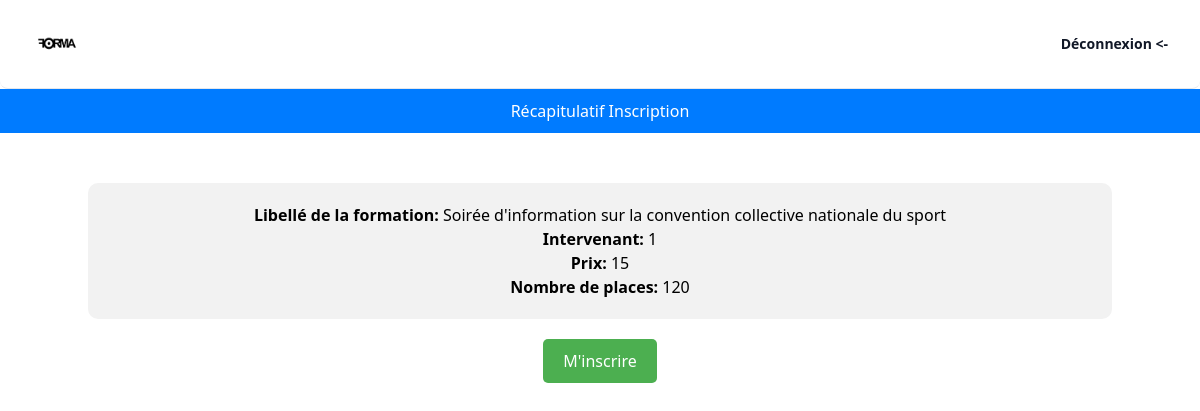
Page /recapitulatif_inscription_formation.php (signed in) on the committed database.
### tables this page shows
CREATE TABLE IF NOT EXISTS `formation` (
  `id_form` int NOT NULL,
  `libelle_form` varchar(100) DEFAULT NULL,
  `intervenant` int DEFAULT NULL,
  `prix` double DEFAULT NULL,
  `nb_max` int DEFAULT NULL,
  `contenu_form` varchar(1000) DEFAULT NULL,
  `id_domaine` int NOT NULL,
  PRIMARY KEY (`id_form`),
  KEY `id_domaine` (`id_domaine`)
);

### include/get_formation_by_id.php (called while the page is built, shortened)
<?php
function get_formation_by_id($id_formation)
{
    include("./include/connexionBdd.php");
    $sqlSessionFormation = "SELECT * FROM formation ";
    try {
        $resultatSessionFormation = $connexion->prepare($sqlSessionFormation);
        $resultatSessionFormation->execute();
    } catch (PDOException $e) {
        die("\n Erreur de la requête SQL: " . $e->getMessage());
    }
    return ($resultatSessionFormation);
}

### include/recapitulatif.php (called while the page is built)
<?php
include("./include/get_formation_by_id.php");
function get_formation_details($id_form)
{
    $resultat_Formation = get_formation_by_id($id_form);
    $ligne_resultat_formation = $resultat_Formation->fetch();
    return [
        'libelle_form' => $ligne_resultat_formation["libelle_form"],
        'intervenant' => $ligne_resultat_formation["intervenant"],
        'prix' => $ligne_resultat_formation["prix"],
        'nb_place' => $ligne_resultat_formation["nb_max"],
    ];
}
?>

### recapitulatif_inscription_formation.php (the view, shortened to what this page needs)
<!DOCTYPE html>
<html lang="fr">
<link rel="stylesheet" href="./css/recapitulatif.css">
<?php
include("./navbar.php");
include("./include/recapitulatif.php");
$id_form = isset($_GET['id_form']) ? $_GET['id_form'] : null;
$formationDetails = get_formation_details($id_form);
?>
<body>
    <header class="header">
        <h1>Récapitulatif Inscription</h1>
    </header>
    <div class="container">
        <div class="info-session">
            <p>
                <strong class="label">Libellé de la formation:</strong> <?php echo $formationDetails['libelle_form']; ?><br>
                <strong class="label">Intervenant:</strong> <?php echo $formationDetails['intervenant']; ?><br>
                <strong class="label">Prix:</strong> <?php echo $formationDetails['prix']; ?><br>
                <strong class="label">Nombre de places:</strong> <?php echo $formationDetails['nb_place']; ?><br>
            </p>
        </div>
        <a href="./include/inscription_formation.php?id=<?php echo ($id_form) ?>" class="button">M'inscrire</a>
    </div>
</body>
</html>

### css/recapitulatif.css (style rules this page uses)
body { font-family: Arial, sans-serif; margin: 0; padding: 0; }
.header { background-color: #007BFF; padding: 10px; color: white; text-align: center; }
.container { max-width: 600px; margin: 50px auto; text-align: center; }
.info-session { background-color: #f2f2f2; padding: 20px; border-radius: 10px; margin-bottom: 20px; }
.label { font-weight: bold; }
.button { display: inline-block; padding: 10px 20px; background-color: #4caf50; color: #fff; text-decoration: none; border-radius: 5px; font-size: 16px; }

### rows in the picture
formation: libelle_form "Soirée d'information sur la convention collective nationale du sport", intervenant "1", prix "15", nb_max "120"
